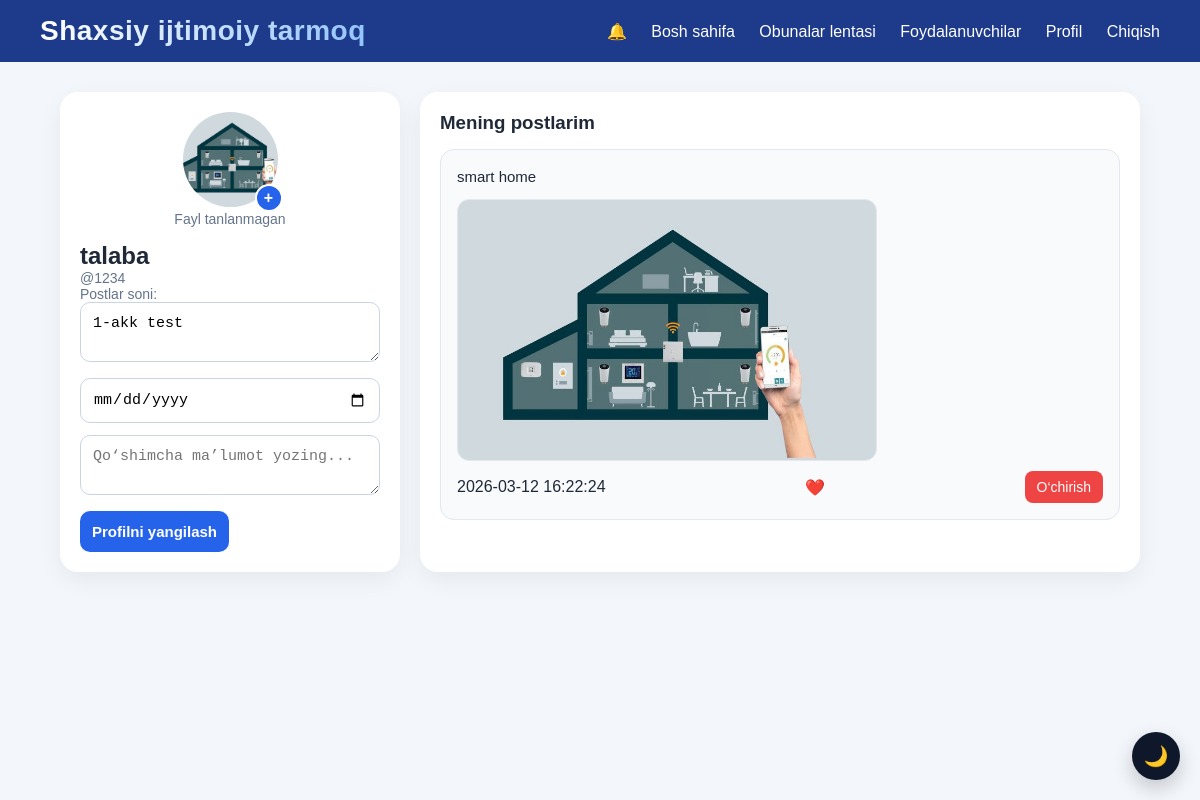
/profile (signed in), run on the app's committed database.
### tables this page shows
CREATE TABLE users (
            id INTEGER PRIMARY KEY AUTOINCREMENT,
            fullname TEXT NOT NULL,
            username TEXT NOT NULL UNIQUE,
            password TEXT NOT NULL,
            bio TEXT DEFAULT '',
            birth_date TEXT DEFAULT '',
            info TEXT DEFAULT '',
            avatar TEXT DEFAULT ''
        );

CREATE TABLE posts (
            id INTEGER PRIMARY KEY AUTOINCREMENT,
            user_id INTEGER NOT NULL,
            content TEXT DEFAULT '',
            image TEXT DEFAULT '',
            created_at TEXT NOT NULL,
            FOREIGN KEY (user_id) REFERENCES users (id)
        );

### app.py (the view, shortened to what this page needs)
@app.route("/profile", methods=["GET", "POST"])
def profile():
    if "user_id" not in session:
        return redirect(url_for("login"))
    conn = get_db_connection()
    user = conn.execute(
        "SELECT * FROM users WHERE id = ?",
        (session["user_id"],)
    ).fetchone()
    if user is None:
        conn.close()
        return redirect(url_for("home"))
    posts = conn.execute("""
        SELECT * FROM posts
        WHERE user_id = ?
        ORDER BY id DESC
    """, (session["user_id"],)).fetchall()
    conn.close()
    return render_template(
        "profile.html",
        user=user,
        user_posts=posts
    )

### app.py (called while the page is built)
def get_db_connection():
    conn = sqlite3.connect(DB_NAME)
    conn.row_factory = sqlite3.Row
    return conn

### templates/profile.html (shortened to what this page needs)
{% extends 'base.html' %}
{% block content %}
<div class="profile-layout">
    <div class="profile-main-card">
        <form method="POST" enctype="multipart/form-data" class="profile-form">
            <div class="avatar-upload-box">
                <label for="avatar" class="avatar-clickable">
                    {% if user and user['avatar'] %}
                        <img src="{{ url_for('static', filename='uploads/avatars/' + user['avatar']) }}"
                             class="profile-avatar-img" alt="avatar">
                    {% else %}
                        <div class="avatar large">{{ user['fullname'][0] if user else '' }}</div>
                    {% endif %}
                    <span class="avatar-plus">+</span>
                </label>
                <div id="avatar-file-name" class="file-name-text">Fayl tanlanmagan</div>
            </div>
            <h2>{{ user['fullname'] if user else '' }}</h2>
            <p class="username">@{{ user['username'] if user else '' }}</p>
            <p class="post-count">Postlar soni: {{ post_count }}</p>
            <textarea name="bio" placeholder="Bio yozing...">{{ user['bio'] if user else '' }}</textarea>
            <input
                type="date"
                name="birth_date"
                value="{{ user['birth_date'] if user else '' }}"
            >
            <textarea name="info" placeholder="Qo‘shimcha ma’lumot yozing...">{{ user['info'] if user else '' }}</textarea>
            <button type="submit">Profilni yangilash</button>
        </form>
    </div>
    <div class="profile-posts-card">
        <h3>Mening postlarim</h3>
        {% for post in user_posts %}
        <div class="post-card">
            {% if post['content'] %}
                <p class="post-content">{{ post['content'] }}</p>
            {% endif %}
            {% if post['image'] %}
                <img src="{{ url_for('static', filename='uploads/posts/' + post['image']) }}"
                     class="post-image" alt="post image">
            {% endif %}
            <div class="post-footer">
                <span>{{ post['created_at'] }}</span>
                <span>❤️ {{ post['like_count'] }}</span>
                <a class="delete-btn" href="{{ url_for('delete_post', post_id=post['id']) }}">O‘chirish</a>
            </div>
        </div>
        {% else %}
        <div class="empty-box">Siz hali post joylamagansiz.</div>
        {% endfor %}
    </div>
</div>
{% endblock %}

### static/style.css (style rules this page uses)
* { margin: 0; padding: 0; box-sizing: border-box; }
body { font-family: Arial, sans-serif; background: #f3f6fb; color: #1f2937; }
.auth-card input, .post-form-box textarea, .profile-form textarea, .profile-form input[type="date"], .comment-form input { width: 100%; padding: 12px; border: 1px solid #cbd5e1; border-radius: 10px; font-size: 15px; outline: none; }
.auth-card button, .post-form-box button, .profile-form button, .comment-form button { background: #2563eb; color: white; border: none; padding: 12px; border-radius: 10px; cursor: pointer; font-size: 15px; font-weight: bold; }
.profile-main-card, .profile-posts-card { background: white; border-radius: 18px; padding: 20px; box-shadow: 0 8px 25px rgba(0,0,0,0.06); }
.avatar-img, .profile-avatar-mini, .profile-avatar-img { border-radius: 50%; object-fit: cover; }
.profile-avatar-img { width: 95px; height: 95px; display: block; }
.post-form-box h3, .feed-panel h2, .profile-posts-card h3 { margin-bottom: 15px; }
.post-card { background: #f8fafc; border: 1px solid #e2e8f0; border-radius: 14px; padding: 16px; margin-bottom: 14px; }
.post-header span, .post-time, .username, .post-count, .file-name-text { color: #64748b; font-size: 14px; }
.post-content { font-size: 15px; line-height: 1.5; margin-bottom: 10px; white-space: pre-wrap; }
.post-image { width: 100%; max-width: 420px; border-radius: 12px; margin-top: 10px; border: 1px solid #e2e8f0; display: block; }
.profile-layout { display: grid; grid-template-columns: 340px 1fr; gap: 20px; }
.profile-form textarea, .profile-form input[type="date"] { margin-bottom: 12px; }
.avatar-upload-box { text-align: center; margin-bottom: 15px; }
.avatar-clickable { position: relative; display: inline-block; cursor: pointer; }
.avatar-plus { position: absolute; right: -5px; bottom: -5px; width: 28px; height: 28px; background: #2563eb; color: white; border-radius: 50%; display: flex; align-items: center; justify-content: center; font-weight: bold; border: 2px solid white; }
.post-footer { display: flex; justify-content: space-between; align-items: center; gap: 10px; margin-top: 10px; }
.delete-btn { text-decoration: none; background: #ef4444; color: white; padding: 8px 12px; border-radius: 8px; font-size: 14px; }
.profile-avatar-img { width: 95px; height: 95px; border-radius: 50%; object-fit: cover; }

### data on the page
users: avatar (picture), fullname "talaba", username "1234", bio "1-akk test"
posts: content "smart home", image (picture), created_at "2026-03-12 16:22:24"
